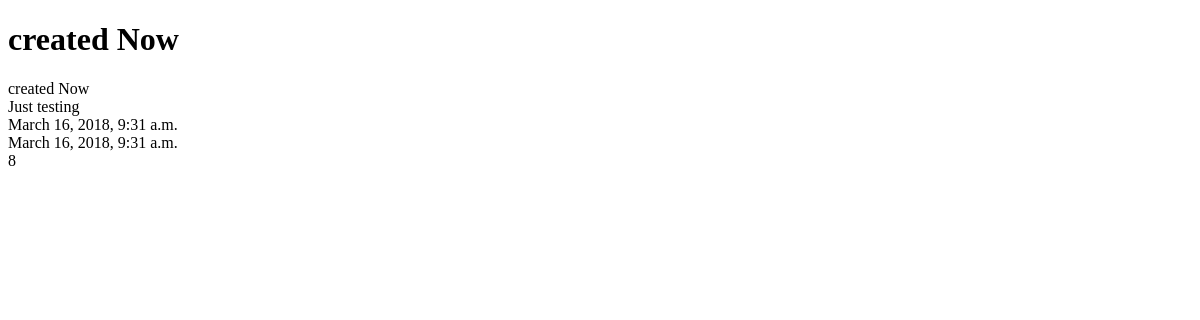
Page /posts/8/ on the earlier database version.
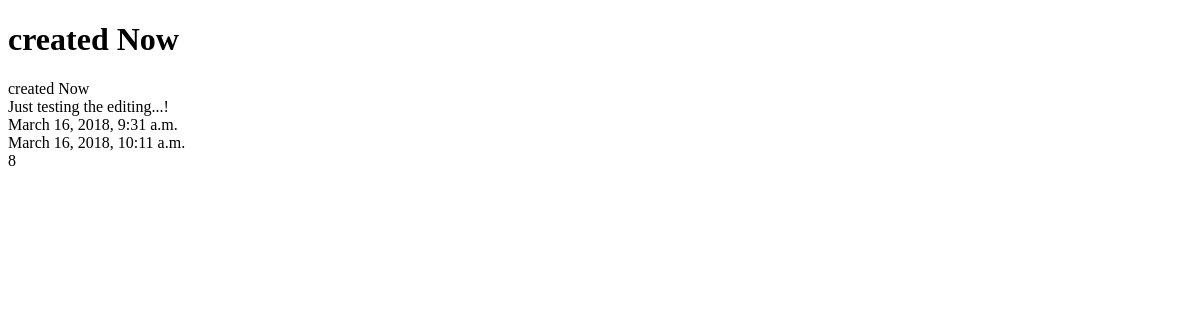
Same page on the later database version.
### posts/models.py (models this page shows, shortened)
class Post(models.Model):
	title = models.CharField(max_length=120)
	content = models.TextField()
	updated = models.DateTimeField(auto_now=True, auto_now_add=False)
	timestamp = models.DateTimeField(auto_now=False,auto_now_add=True)

### posts/views.py (the view)
# urls.py: url(r'(?P<id>\d+)/$', views.post_detail, name='detail'),
def post_detail(request, id=None):
	instance = get_object_or_404(Post, id=id)
	context = {
		"title": instance.title,
		"instance": instance,
	}
	return render(request, "post_detail.html", context)

### templates/post_detail.html (shortened to what this page needs)
{% extends "base.html" %}
{% block content %}
	<h1>{{title}}</h1>
	{{ instance.title }} </br>
	{{ instance.content }} </br>
	{{ instance.timestamp }} </br>
	{{ instance.updated }} </br>
	{{ instance.id }} </br>
{% endblock content %}

Differences in the rows shown:
changed Post "created Now": content "Just testing" → "Just testing the editing...!"; updated "March 16, 2018, 9:31 a.m." → "March 16, 2018, 10:11 a.m."
